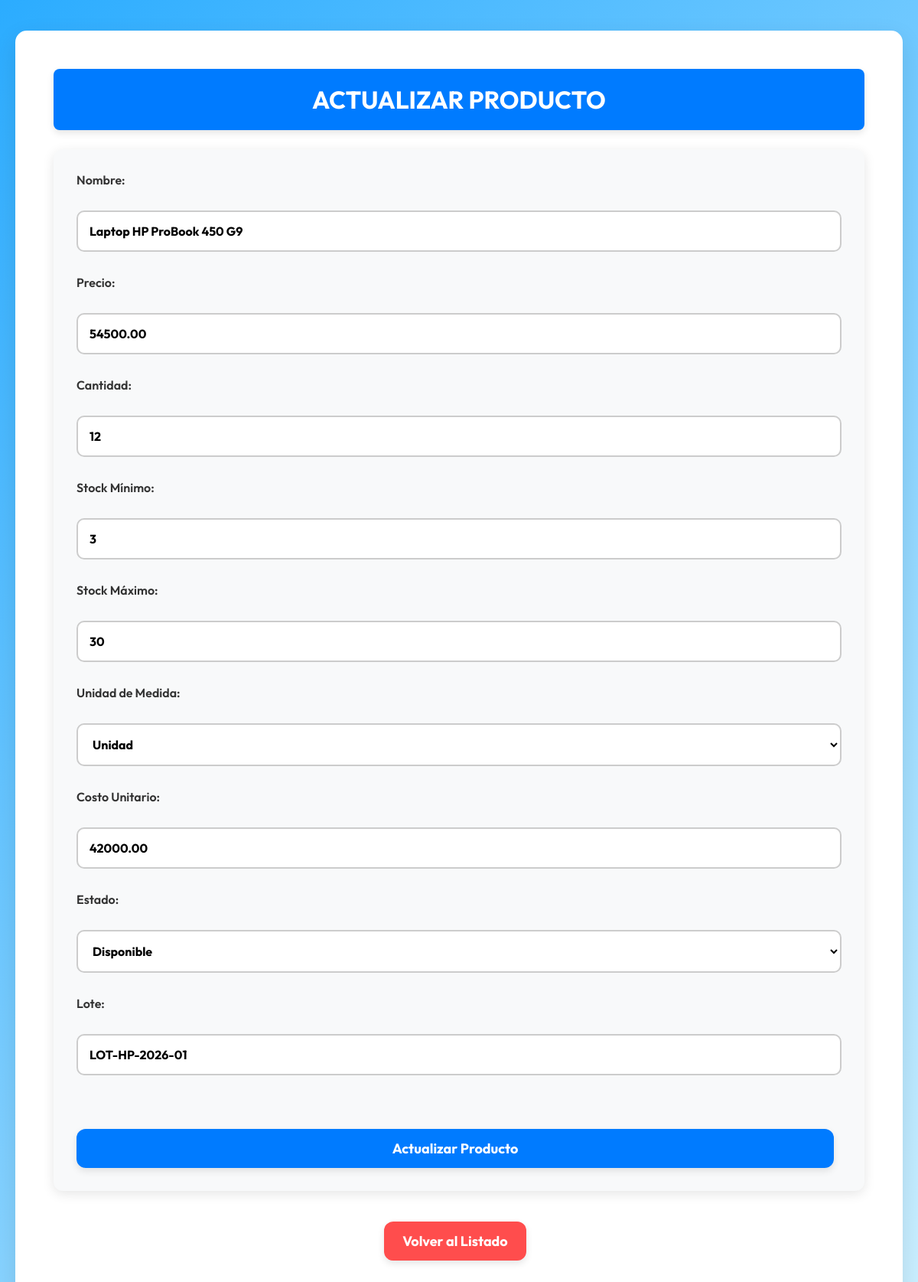
/Inventario/actualizar.php?id=1, run on the app's committed database.
### tables this page shows
CREATE TABLE `productos` (
  `id` int(11) NOT NULL AUTO_INCREMENT,
  `nombre` varchar(150) NOT NULL,
  `descripcion` text DEFAULT NULL,
  `categoria` varchar(100) DEFAULT NULL,
  `sku` varchar(50) DEFAULT NULL,
  `precio` decimal(10,2) NOT NULL DEFAULT 0.00,
  `costo` decimal(10,2) NOT NULL DEFAULT 0.00,
  `stock_actual` int(11) NOT NULL DEFAULT 0,
  `stock_minimo` int(11) NOT NULL DEFAULT 5,
  `unidad_medida` varchar(50) DEFAULT 'Unidad',
  PRIMARY KEY (`id`)
);

CREATE TABLE `inventario` (
  `id` int(11) NOT NULL AUTO_INCREMENT,
  `id_producto` int(11) NOT NULL,
  `ubicacion` varchar(100) NOT NULL,
  `cantidad` int(11) NOT NULL DEFAULT 0,
  `stock_minimo` int(11) NOT NULL DEFAULT 5,
  `stock_maximo` int(11) NOT NULL DEFAULT 100,
  `unidad_medida` varchar(50) DEFAULT '1',
  `costo_unitario` decimal(10,2) NOT NULL DEFAULT 0.00,
  `estado` varchar(50) NOT NULL DEFAULT 'disponible',
  `lote` varchar(100) DEFAULT NULL,
  PRIMARY KEY (`id`),
  KEY `fk_inv_producto` (`id_producto`),
  CONSTRAINT `fk_inv_producto` FOREIGN KEY (`id_producto`) REFERENCES `productos` (`id`) ON DELETE CASCADE
);

CREATE TABLE `unidades_medida` (
  `id` int(11) NOT NULL AUTO_INCREMENT,
  `nombre` varchar(50) NOT NULL,
  `unidad` varchar(20) DEFAULT NULL,
  PRIMARY KEY (`id`)
);

### Inventario/actualizar.php (the view, shortened to what this page needs)
<?php
include "../config/conexion.php";
$id_producto = $_GET['id'] ?? null;
$query_producto = "SELECT * FROM productos WHERE id = ?";
$stmt_prod = $conn->prepare($query_producto);
$stmt_prod->bind_param("i", $id_producto);
$stmt_prod->execute();
$res_prod = $stmt_prod->get_result();
$producto = $res_prod->fetch_assoc();
$query_inv = "SELECT * FROM inventario WHERE id_producto = ?";
$stmt_inv = $conn->prepare($query_inv);
$stmt_inv->bind_param("i", $id_producto);
$stmt_inv->execute();
$res_inv = $stmt_inv->get_result();
$inventario = $res_inv->fetch_assoc();
$result_unidades = $conn->query("SELECT * FROM unidades_medida");
?>
<!DOCTYPE html>
<html lang="es">
<head>
    <link rel="stylesheet" href="inventario.css">
</head>
<body>
    <div class="container">
        <h1>Actualizar Producto</h1>
        <form method="POST">
            <div class="form-row">
                <label>Nombre:</label>
                <input type="text" name="nombre" value="<?= htmlspecialchars($producto['nombre']) ?>" required>
            </div>
            <div class="form-row">
                <label>Precio:</label>
                <input type="number" step="0.01" name="precio" value="<?= $producto['precio'] ?>" required>
            </div>
            <div class="form-row">
                <label>Cantidad:</label>
                <input type="number" name="cantidad" value="<?= $inventario['cantidad'] ?>" required>
            </div>
            <div class="form-row">
                <label>Stock Mínimo:</label>
                <input type="number" name="stock_minimo" value="<?= $inventario['stock_minimo'] ?>" required>
            </div>
            <div class="form-row">
                <label>Stock Máximo:</label>
                <input type="number" name="stock_maximo" value="<?= $inventario['stock_maximo'] ?>" required>
            </div>
            <div class="form-row">
                <label>Unidad de Medida:</label>
                <select name="unidad_medida" required>
                    <?php while ($row = $result_unidades->fetch_assoc()): ?>
                        <option value="<?= $row['id'] ?>" <?= $row['id'] == $inventario['unidad_medida'] ? 'selected' : '' ?>>
                            <?= $row['nombre'] ?>
                        </option>
                    <?php endwhile; ?>
                </select>
            </div>
            <div class="form-row">
                <label>Costo Unitario:</label>
                <input type="number" step="0.01" name="costo_unitario" value="<?= $inventario['costo_unitario'] ?>" required>
            </div>
            <div class="form-row">
                <label>Estado:</label>
                <select name="estado" required>
                    <option value="disponible" <?= $inventario['estado'] === 'disponible' ? 'selected' : '' ?>>Disponible</option>
                </select>
            </div>
            <div class="form-row">
                <label>Lote:</label>
                <input type="text" name="lote" value="<?= htmlspecialchars($inventario['lote']) ?>" required>
            </div>
            <button type="submit">Actualizar Producto</button>
        </form>
        <a href="listar.php" class="back-button">Volver al Listado</a>
    </div>
</body>
</html>

### Inventario/inventario.css (style rules this page uses)
* { margin: 0; padding: 0; box-sizing: border-box; font-family: 'Outfit', sans-serif; }
body { background: linear-gradient(135deg, #2bacff, #cdf0ff); display: flex; flex-direction: column; align-items: center; min-height: 100vh; padding: 40px 20px; animation: fadeIn 0.5s ease-in-out; }
.container { background: #ffffff; padding: 50px; border-radius: 15px; box-shadow: 0 10px 30px rgba(0, 0, 0, 0.1); width: 100%; max-width: 1300px; text-align: center; animation: fadeIn 0.8s ease-in-out; }
h1, h2, h3 { background: #007bff; color: #fff; font-size: 32px; font-weight: bold; text-transform: uppercase; padding: 20px; border-radius: 8px; margin-bottom: 25px; box-shadow: 0 4px 10px rgba(0, 0, 0, 0.1); }
form { display: flex; flex-direction: column; gap: 30px; background: #f8f9fa; padding: 30px; border-radius: 12px; box-shadow: 0 4px 15px rgba(0, 0, 0, 0.1); animation: fadeIn 0.7s ease-in-out; transition: all 0.3s ease-in-out; }
.form-row { display: flex; flex-wrap: wrap; gap: 20px; justify-content: space-between; }
label { font-weight: 600; margin-bottom: 10px; color: #333; font-size: 16px; }
input, textarea, select { padding: 15px; border: 2px solid #ccc; border-radius: 10px; font-size: 16px; font-weight: bold; transition: 0.3s; background: #fff; width: 100%; }
button, .menu-button, .back-button, .action-button, a.action-button { background: #007bff; color: #fff !important; padding: 14px 24px; font-size: 18px; font-weight: bold; border: none; border-radius: 12px; cursor: pointer; transition: 0.3s; animation: pressEffect 0.3s ease-in-out; box-shadow: 0px 4px 10px rgba(0, 0, 0, 0.1); display: inline-block; text-align: center; text-decoration: none; margin-top: 40px; margin-right: 10px; min-width: 130px; }
.back-button { background: #ff4d4d; }
.container, form, .table-container { animation: fadeIn 0.8s ease-in-out; }
input[type="number"] { -moz-appearance: textfield; appearance: textfield; }

### data on the page
productos: nombre "Laptop HP ProBook 450 G9", precio "54500.00"
inventario: cantidad "12", stock_minimo "3", stock_maximo "30", unidad_medida "Unidad", costo_unitario "42000.00", estado "Disponible", lote "LOT-HP-2026-01"
